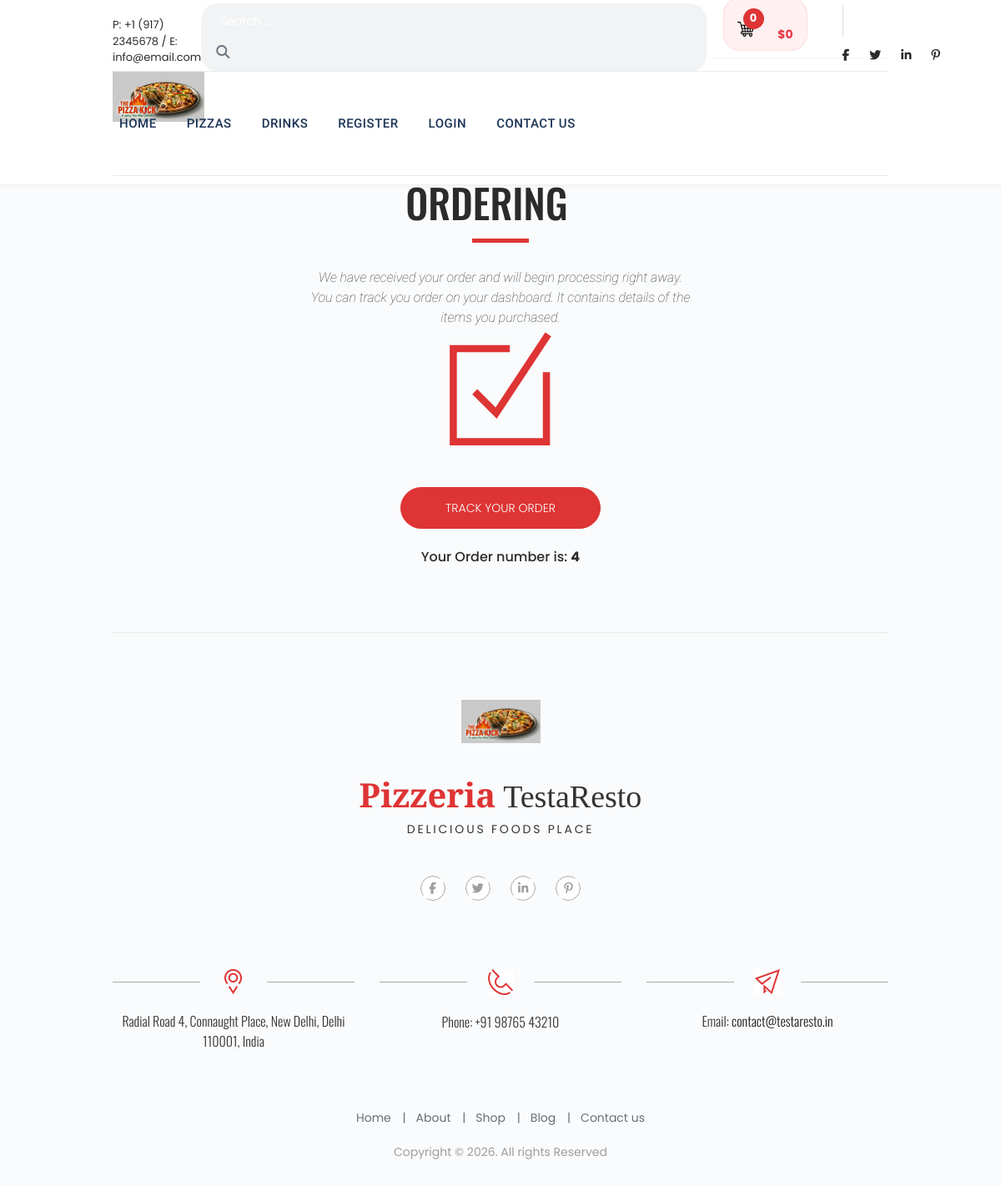
The page /thankyou/4 on the database its author committed.
### product/models.py (models this page shows, shortened)
class Category(models.Model):
    name = models.CharField(max_length=100,unique=True)
    slug = models.SlugField(max_length=100,unique=True)
    class Meta:
        ordering = ('name',)
        verbose_name = 'category'
        verbose_name_plural = 'categories'

class Order(models.Model):
    total = models.DecimalField(max_digits=10, decimal_places=2, verbose_name='USD Order Total')
    created = models.DateTimeField(auto_now_add=True)
    first_name = models.CharField(max_length=250, blank=True)
    last_name = models.CharField(max_length=250, blank=True)
    emailAddress = models.EmailField(blank=True,null=True)
    phone = models.CharField(max_length=250, blank=True)
    address = models.CharField(max_length=250, blank=True)
    city = models.CharField(max_length=250, blank=True)
    postal_code = models.CharField(max_length=250, blank=True)
    status = models.CharField(max_length=250, blank=True,null=True,default='Pending')
    class Meta:
        db_table = 'Order'
        ordering = ['-created']

### product/views.py (the view)
# urls.py: path('thankyou/<int:order_id>', views.thankyou, name='thankyou'),
def thankyou(request, order_id):
    if order_id:
        customer_order = get_object_or_404(Order, id=order_id)
    return render(request, 'product/thankyou.html', {'customer_order': customer_order})

### product/context_processors.py (called while the page is built)
def categories(request):
    categories = Category.objects.order_by('-name')
    return dict(categories=categories)

def counter(request):
    counter_val = 0
    total = 0
    cart_items = []
    if 'admin' in request.path:
        return {}
    else:
        try:
            cart = Cart.objects.filter(cart_id=_cart_id(request)).first()
            if cart:
                cart_items = CartItem.objects.filter(cart=cart, active=True)
                for cart_item in cart_items:
                    total += (cart_item.product.price * cart_item.quantity)
                    counter_val += cart_item.quantity
        except Exception:
            pass
    return {
        'counter': counter_val,
        'cart_items': cart_items,
        'total': total
    }

### product/views.py (called while the page is built)
def _cart_id(request):
    cart = request.session.session_key
    if not cart:
        cart = request.session.create()
    return cart

### product/templates/product/thankyou.html (shortened to what this page needs)
{% extends 'product/base.html' %} {% load static %} {% block content %}
<div class="container">
  <div class="pizza_breadcrumb">
    <a href="index.html"> Home</a> /
    <span>Success</span>
  </div>
  <section class="thank_you">
    <div class="piz_title">
      <div class="small_title"><h3>hello world!</h3></div>
      <div class="big_title">
        <h1 class="thk_big_title">thank you for ordering</h1>
      </div>
    </div>
    <div class="title_devider">
      <p class="line"></p>
    </div>
    <div class="under_title">
      <p>
        We have received your order and will begin processing right away. You
        can track you order on your dashboard. It contains details of the items
        you purchased.
      </p>
    </div>
  </section>
  <section class="content top_margin_60-55">
    <div class="order_ok">
      <img src="{% static 'product/img/ok.svg' %}" />
    </div>
    <a href="{% url 'my_dashboard' %}">
      <button type="button" class="btn btn-outline-primary">
        track your order
      </button>
    </a>
<br>
    <div class="thk_big_title mt-4"><h3>Your Order number is: <b>{{ customer_order.id }}</b></h3></div>
  </section>
</div>
{% endblock %}

### product/templates/product/base.html (shortened to what this page needs)
{% load static %} {% load crispy_forms_tags %}
<!DOCTYPE html>
<html lang="en">
  <head>
    <link href="{% static 'product/css/bootstrap.css' %}" rel="stylesheet" />
    <link href="{% static 'product/css/superslides.css' %}" rel="stylesheet" />
    <link href="{% static 'product/css/font-awesome.css' %}" rel="stylesheet" />
    <link rel="stylesheet" href="{% static 'product/css/owl.carousel.css' %}" />
    <link
      rel="stylesheet"
      href="{% static 'product/css/owl.theme.default.min.css' %}"
    />
    <link href="{% static 'product/css/navigation.css' %}" rel="stylesheet" />
    <link rel="stylesheet" href="{% static 'product/css/reset.css' %}" />
    <link rel="stylesheet" href="{% static 'product/css/style.css' %}" />
    <link rel="stylesheet" href="{% static 'product/css/modern_overrides.css' %}" />
  </head>
  <body>
    <div id="main">
      <div class="header-v3">
        <div class="container">
          <div class="menu-top desktop-top">
            <div class="left_block">
              <div class="phone_email">
                P: +1 (917) 2345678 / E: info@email.com
              </div>
            </div>
            <div class="right_block">
              <div class="my_search">
                <form
                  class="search clearfix"
                  action="{% url 'search' %}"
                  ,
                  method="GET"
                >
                  <div class="input-group">
                    <input
                      type="text"
                      name="title"
                      class="form-control"
                      placeholder=" Search...."
                      style="width: 600px"
                    />
                    <div class="input-group-append">
                      <button type="submit" class="btn btn-outline-primary-gry">
                        <i class="fa fa-search"></i>
                      </button>
                    </div>
                  </div>
                </form>
              </div>
              <div class="my_cart_wrapper">
                <div class="my_cart_button">
                  <a href="#">
                    <img
                      class="pizza_cart"
                      src="{% static 'product/img/shopping-cart.png' %}"
                    />
                    <span class="cart_circle">{{counter}}</span>
                  </a>
                  <div class="cart_sum">${{total}}</div>
                </div>
              </div>
              <div class="top_social">
                <ul>
                  <li>
                    <a href="#"><i class="fab fa-facebook-f"></i></a>
                  </li>
                  <li>
                    <a href="#"><i class="fab fa-twitter"></i></a>
                  </li>
                  <li>
                    <a href="#"><i class="fab fa-linkedin-in"></i></a>
                  </li>
                  <li>
                    <a href="#"><i class="fab fa-pinterest-p"></i></a>
                  </li>
                </ul>
              </div>
            </div>
          </div>
          <div class="header-inner_1 clearfix">
            <header class="header_bg">
              <div class="logo">
                <a href="{% url 'home' %}">
                  <img src="{% static 'product/img/logo.png' %}" />
                </a>
              </div>
            </header>
            <nav id="navigation" class="navigation clearfix">
              <div class="navigation-body">
                <ul class="navigation-menu">
                  <li class="navigation-item">
                    <a class="navigation-link" href="{% url 'home' %}">Home</a>
                  </li>
                  {% for category in categories %}
                  <li class="navigation-item">
                    <a
                      class="navigation-link"
                      href="{% url 'products_by_category' category.slug %}"
                      >{{category.name}}</a
                    >
                  </li>
                  {% endfor %} {% if request.user.is_authenticated %}
                  <li class="navigation-item">
                    <a class="navigation-link" href="#"
                      >Welcome, {{request.user.first_name}}</a
                    >
                    <ul class="navigation-dropdown">
                      <li class="navigation-dropdown-item">
                        <a
                          class="navigation-dropdown-link"
                          href="{% url 'my_dashboard'  %}"
                          >My Dashboard</a
                        >
                      </li>
                      <li class="navigation-dropdown-item">
                        <a
                          class="navigation-dropdown-link"
                          href="{% url 'signout' %}"
                          >Log Out</a
                        >
                      </li>
                    </ul>
                  </li>
                  {% else %}
                  <li class="navigation-item">
                    <a class="navigation-link" href="{% url 'signup' %}"
                      >Register</a
                    >
                  </li>
                  <li class="navigation-item">
                    <a class="navigation-link" href="{% url 'signin' %}"
                      >Login</a
                    >
                  </li>
                  {% endif %}
                  <li class="navigation-item">
                    <a class="navigation-link" href="contact.html"
                      >Contact us</a
                    >
                  </li>
                </ul>
              </div>
            </nav>
          </div>
        </div>
      </div>
      {% block content%} {% endblock %}
      <footer>
        <div class="bot1-wrapper top_margin_80">
          <div class="container">
            <div class="bot1 clearfix">
              <div class="logo2_wrapper">
                <img
                  src="{% static 'product/img/logo2_wrapper.png' %}"
                  alt=""
                  class="img-fluid"
                />
                <div class="logo_title">
                  <div class="bottom_logo">
                    <span>Pizzeria</span> TestaResto
                  </div>
                  <div class="bottom_logo_desc">delicious foods place</div>
                </div>
              </div>
              <div class="social-footer-wrapper">
                <ul class="social-footer clearfix">
                  <li>
                    <a href="#"><i class="fab fa-facebook-f"></i></a>
                  </li>
                  <li>
                    <a href="#"><i class="fab fa-twitter"></i></a>
                  </li>
                  <li>
                    <a href="#"><i class="fab fa-linkedin-in"></i></a>
                  </li>
                  <li>
                    <a href="#"><i class="fab fa-pinterest-p"></i></a>
                  </li>
                </ul>
              </div>
            </div>
          </div>
        </div>
        <div class="bot2-wrapper">
          <div class="container">
            <div class="bot2 clearfix">
              <div class="row">
                <div class="col-md-4">
                  <div class="contact-us-block">
                    <figure>
                      <img
                        src="{% static 'product/img/ic1.png' %}"
                        alt=""
                        class="img-fluid"
                      />
                    </figure>
                    <div class="txt1">
                      Radial Road 4, Connaught Place, New Delhi, Delhi 110001, India
                    </div>
                  </div>
                </div>
                <div class="col-md-4">
                  <div class="contact-us-block">
                    <figure>
                      <img
                        src="{% static 'product/img/ic2.png' %}"
                        alt=""
                        class="img-fluid"
                      />
                    </figure>
                    <div class="txt1">Phone: +91 98765 43210</div>
                  </div>
                </div>
                <div class="col-md-4">
                  <div class="contact-us-block">
                    <figure>
                      <img
                        src="{% static 'product/img/ic3.png' %}"
                        alt=""
                        class="img-fluid"
                      />
                    </figure>
                    <div class="txt1">
                      Email: <a href="mailto:contact@testaresto.in">contact@testaresto.in</a>
                    </div>
                  </div>
                </div>
              </div>
            </div>
          </div>
        </div>
        <div class="bot3-wrapper">
          <div class="container">
            <div class="bot3 clearfix">
              <ul class="menu-bot">
                <li><a href="#">Home</a></li>
                <li><a href="#">About</a></li>
                <li><a href="#">Shop</a></li>
                <li><a href="#">Blog</a></li>
                <li><a href="#">Contact us</a></li>
              </ul>
              <div class="copyrights">Copyright &copy; {% now "Y" %}. All rights Reserved</div>
            </div>
          </div>
        </div>
      </footer>
    </div>
  </body>
</html>

### product/static/product/css/navigation.css (style rules this page uses)
.navigation { display: -ms-flexbox; display: flex; -ms-flex-align: initial; align-items: initial; width: 100%; min-height: 60px; padding: 0; position: relative; line-height: initial; font-family: inherit; box-sizing: border-box; background-color: #333333; transition: background 0.3s; }
@media (min-width: 1000px) { .navigation { height: auto; } }
.navigation *, .navigation *:before, .navigation *:after { box-sizing: border-box; -webkit-tap-highlight-color: transparent; text-decoration: none; }
.navigation-body { width: 100%; height: 100%; position: fixed; top: 0; left: -100%; overflow-x: hidden; overflow-y: auto; background-color: #333333; z-index: 20000; transition: left 0.8s cubic-bezier(0.1, 0.1, 0.1, 0.1), right 0.8s cubic-bezier(0.1, 0.1, 0.1, 0.1); }
@media (min-width: 500px) { .navigation-body { width: 320px; } }
@media (min-width: 1000px) { .navigation-body { display: -ms-flexbox; display: flex; -ms-flex-align: center; align-items: center; width: 100%; position: relative; left: auto; overflow: visible; z-index: auto; background-color: transparent; transition: all 0s ease 0s; } }
.navigation-body.scroll-momentum { -webkit-overflow-scrolling: touch; }
.navigation-menu { width: 100%; margin: 0; padding: 0; list-style: none; font-size: 0rem; display: inline-block; float: left; }
@media (min-width: 1000px) { .navigation-menu { width: auto; display: -ms-flexbox; display: flex; -ms-flex-align: center; align-items: center; } }
@media (min-width: 1000px) { .navigation .navigation-menu { -ms-flex-item-align: stretch; align-self: stretch; -ms-flex-align: stretch; align-items: stretch; } }
.navigation-item { width: 100%; margin: 0; float: left; display: inline-block; }
@media (min-width: 1000px) { .navigation-item { width: auto; } }
.navigation-link { width: 100%; padding: 13px 16px; display: -ms-flexbox; display: flex; -ms-flex-align: center; align-items: center; position: relative; font-size: 14px; letter-spacing: 0.3px; color: #d1d1d1; text-decoration: none !important; border-bottom: solid 1px #404040; transition: border-color 0.3s, color 0.3s, background 0.3s; }
@media (min-width: 1000px) { .navigation-item:last-child .navigation-link { border-top: none; border-bottom: none; } }
@media (min-width: 1000px) { .navigation-link { height: 100%; padding: 10px 16px; line-height: 60px; border: none; } }

### rows shown on the page
Category: name "PIZZAS"
Category: name "DRINKS"
Order: id "4"

### other values the page prints
{{ counter }} "0"
{{ total }} "0"
